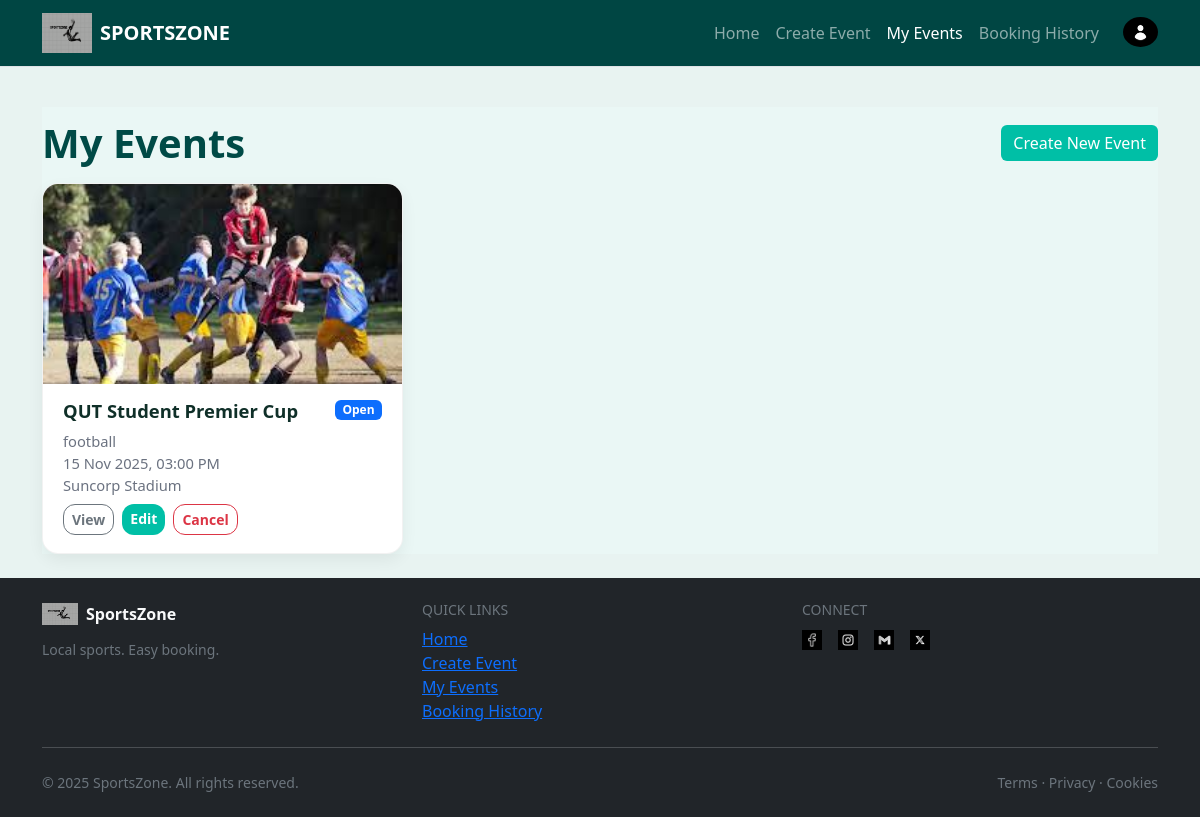
The page /my-events (signed in) on the database as committed earlier.
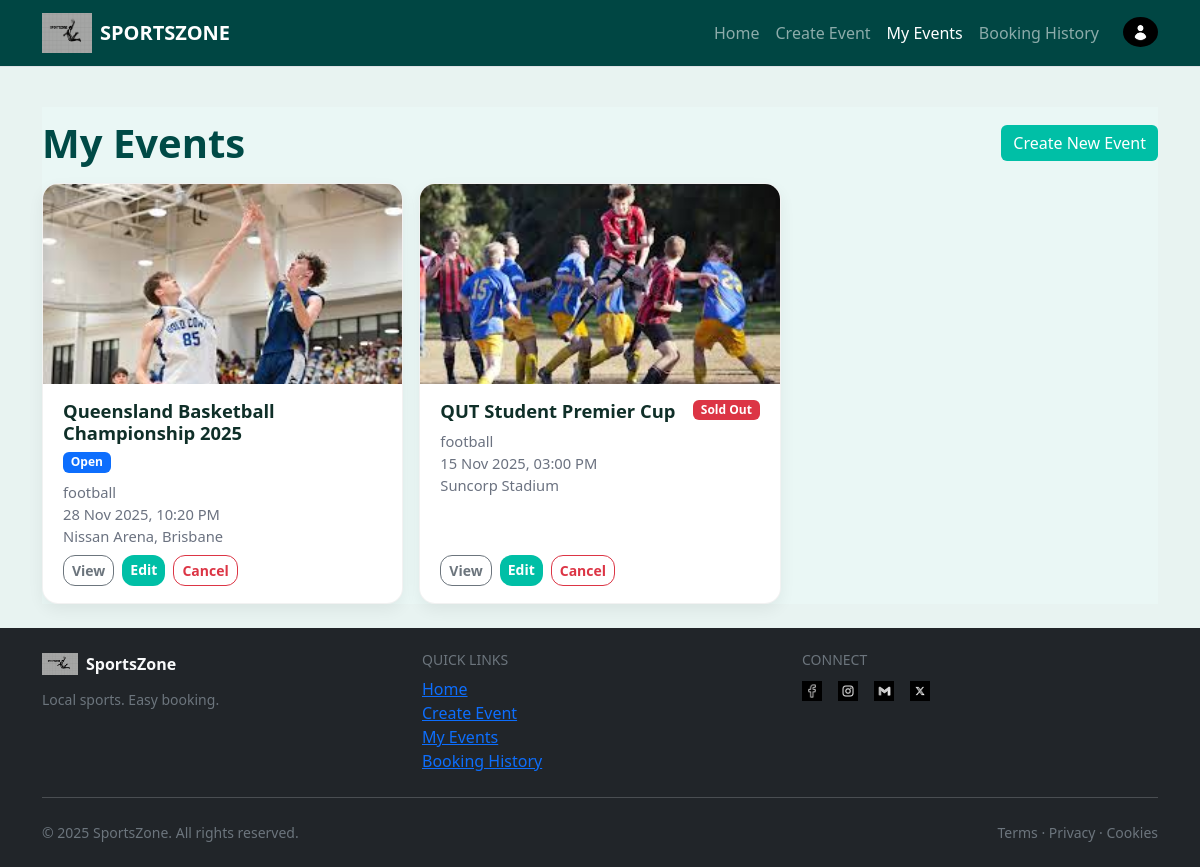
The same page on the database as committed later.
### SportsZone/models.py (models this page shows, shortened)
class Event(db.Model):
    __tablename__ = "events"
    id = db.Column(db.Integer, primary_key=True)
    user_id = db.Column(db.Integer, db.ForeignKey("users.id"), nullable=False)  # creator/owner
    venue_id = db.Column(db.Integer, db.ForeignKey("venues.id"))
    sports_type = db.Column(db.String(64), index=True)  # Football, Basketball, etc.
    event_title = db.Column(db.String(256), nullable=False)
    home_team_name = db.Column(db.String(64))
    away_team_name = db.Column(db.String(64))
    event_image = db.Column(db.String(256))  # filename in /static/img
    description = db.Column(db.Text)
    start_datetime = db.Column(db.DateTime, default=datetime.utcnow, nullable=False)
    end_datetime = db.Column(db.DateTime)
    status = db.Column(db.String(32), index=True, default="Open", nullable=False)
    total_tickets = db.Column(db.Integer, default=120, nullable=False)
    tickets_sold = db.Column(db.Integer, default=0, nullable=False)
    ticket_price = db.Column(db.Float, default=0.0, nullable=False)
    comments = db.relationship(
        "Comment", backref="event", lazy=True, cascade="all, delete-orphan"
    )
    bookings = db.relationship(
        "Booking", backref="event", lazy=True, cascade="all, delete-orphan"
    )

class Venue(db.Model):
    __tablename__ = "venues"
    id = db.Column(db.Integer, primary_key=True)
    venue_name = db.Column(db.String(128), nullable=False)
    venue_address = db.Column(db.String(256))
    capacity = db.Column(db.Integer)
    events = db.relationship("Event", backref="venue", lazy=True)

### SportsZone/views.py (the view)
@main_bp.route("/my-events", methods=["GET"], endpoint="my_events")
@login_required
def my_events():
    events = (
        Event.query.filter(Event.user_id == current_user.id)
        .order_by(Event.start_datetime.desc())
        .all()
    )
    return render_template("my_events.html", title="My Events", events=events)

### SportsZone/templates/my_events.html (shortened to what this page needs)
{% extends "base.html" %}
{% block body %}
<div class="my-events-page">
  <div class="d-flex align-items-center justify-content-between mb-3">
    <h1 class="page-title m-0">My Events</h1>
    <a href="{{ url_for('main.create_event') }}" class="btn btn-primary">Create New Event</a>
  </div>
  {% if events %}
    {% set badge_map = {'Open':'primary','Sold Out':'danger','Cancelled':'secondary','Inactive':'warning'} %}
    <div class="row g-3">
      {% for e in events %}
        <div class="col-12 col-md-6 col-lg-4">
          <article class="event-card">
            <div class="thumb-wrap">
              {% if e.event_image %}
                <img class="thumb" src="{{ url_for('static', filename='img/' ~ e.event_image) }}" alt="{{ e.event_title }}">
              {% else %}
                <div class="thumb d-flex align-items-center justify-content-center text-uppercase fw-bold"
                     style="background:#c8f6ef;color:#0f2f28;font-size:2rem;">
                  {{ e.event_title[:1] if e.event_title else 'E' }}
                </div>
              {% endif %}
            </div>
            <div class="body">
              <div class="d-flex align-items-start justify-content-between flex-wrap gap-2 mb-2">
                <h2 class="title">{{ e.event_title }}</h2>
                <span class="badge text-bg-{{ badge_map.get(e.status,'secondary') }}">{{ e.status }}</span>
              </div>
              <div class="meta">
                {{ e.sports_type or 'sport' }}<br>
                {% if e.start_datetime %}{{ e.start_datetime.strftime('%d %b %Y, %I:%M %p') }}{% endif %}<br>
                {% if e.venue %}{{ e.venue.venue_name }}{% endif %}
              </div>
            </div>
            <div class="card-footer">
              <div class="actions d-flex flex-wrap gap-2">
                <a href="{{ url_for('main.view_event', event_id=e.id) }}"
                   class="btn btn-outline-secondary btn-sm">View</a>
                <a href="{{ url_for('main.create_event', event_id=e.id) }}"
                   class="btn btn-primary btn-sm">Edit</a>
                <form method="POST"
                      action="{{ url_for('main.cancel_event', event_id=e.id) }}"
                      onsubmit="return confirm('Cancel this event? This will stop further bookings.');"
                      class="d-inline">
                  <button class="btn btn-outline-danger btn-sm"
                          {% if e.status == 'Cancelled' %}disabled{% endif %}>
                    Cancel
                  </button>
                </form>
              </div>
            </div>
          </article>
        </div>
      {% endfor %}
    </div>
  {% else %}
    <div class="alert alert-info mt-3">You haven’t created any events yet.</div>
  {% endif %}
</div>
{% endblock %}

### SportsZone/templates/base.html (shortened to what this page needs)
<!doctype html>
<html lang="en">
<head>
  <link href="https://cdn.jsdelivr.net/npm/bootstrap@5.3.8/dist/css/bootstrap.min.css"
        rel="stylesheet"
>
  <link rel="stylesheet" href="{{ url_for('static', filename='style.css') }}">
</head>
<body class="d-flex flex-column min-vh-100">
<header>
  <nav class="navbar navbar-expand-lg navbar-dark sportszone-nav border-bottom sticky-top">
    <div class="container">
      <a class="navbar-brand d-flex align-items-center gap-2" href="{{ url_for('main.index') }}">
        <img src="{{ url_for('static', filename='img/logoweb.png') }}" alt="SportsZone logo" width="50" height="40">
        <span class="fw-bold">SPORTSZONE</span>
      </a>
      <div class="collapse navbar-collapse" id="nav">
        <ul class="navbar-nav ms-auto">
          <li class="nav-item">
            <a class="nav-link {% if request.endpoint=='main.index' %}active{% endif %}"
               href="{{ url_for('main.index') }}">Home</a>
          </li>
          <li class="nav-item">
            <a class="nav-link {% if request.endpoint=='main.create_event' %}active{% endif %}"
               href="{{ url_for('main.create_event') }}">Create Event</a>
          </li>
          {% if current_user.is_authenticated %}
          <li class="nav-item">
            <a class="nav-link {% if request.endpoint=='main.my_events' %}active{% endif %}"
               href="{{ url_for('main.my_events') }}">My Events</a>
          </li>
          {% endif %}
          <li class="nav-item">
            <a class="nav-link {% if request.endpoint=='main.booking' %}active{% endif %}"
               href="{{ url_for('main.booking') }}">Booking History</a>
          </li>
          <li class="nav-item dropdown ms-3 mt-1">
            <a class="nav-link d-flex align-items-center p-0" href="#" role="button"
               data-bs-toggle="dropdown" aria-expanded="false" title="Account">
              <img src="{{ url_for('static', filename='img/acct.jpg') }}" alt="Account" width="35" height="30"
                   class="rounded-circle" style="object-fit:cover;">
            </a>
          </li>
        </ul>
      </div>
    </div>
  </nav>
</header>
<main class="container py-4">
  {% block body %}{% endblock %}
</main>
<footer class="bg-dark text-light mt-auto">
  <div class="container py-4">
    <div class="row g-4 align-items-start">
      <div class="col-12 col-md-4">
        <a class="d-inline-flex align-items-center gap-2 text-decoration-none text-light" href="{{ url_for('main.index') }}">
          <img src="{{ url_for('static', filename='img/logoweb.png') }}" alt="SportsZone" width="36" height="22">
          <strong>SportsZone</strong>
        </a>
        <p class="text-secondary small mb-0 mt-2">Local sports. Easy booking.</p>
      </div>
      <div class="col-6 col-md-4">
        <h6 class="text-uppercase small text-secondary mb-2">Quick links</h6>
        <ul class="list-unstyled mb-0">
          <li><a class="footer-link" href="{{ url_for('main.index') }}">Home</a></li>
          <li><a class="footer-link" href="{{ url_for('main.create_event') }}">Create Event</a></li>
          {% if current_user.is_authenticated %}
          <li><a class="footer-link" href="{{ url_for('main.my_events') }}">My Events</a></li>
          {% endif %}
          <li><a class="footer-link" href="{{ url_for('main.booking') }}">Booking History</a></li>
        </ul>
      </div>
      <div class="col-6 col-md-4">
        <h6 class="text-uppercase small text-secondary mb-2">Connect</h6>
        <div class="d-flex gap-3">
          <a class="footer-icon" href="#"><img src="{{ url_for('static', filename='img/FB.jpg') }}" width="20" alt="Facebook"></a>
          <a class="footer-icon" href="#"><img src="{{ url_for('static', filename='img/insta.jpg') }}" width="20" alt="Instagram"></a>
          <a class="footer-icon" href="#"><img src="{{ url_for('static', filename='img/GMAIL.jpg') }}" width="20" alt="Gmail"></a>
          <a class="footer-icon" href="#"><img src="{{ url_for('static', filename='img/twitter.jpg') }}" width="20" alt="X"></a>
        </div>
      </div>
    </div>
    <hr class="border-secondary-subtle my-4">
    <div class="d-flex flex-column flex-sm-row justify-content-between align-items-start gap-2">
      <small class="text-secondary">© 2025 SportsZone. All rights reserved.</small>
      <small class="text-secondary">Terms · Privacy · Cookies</small>
    </div>
  </div>
</footer>
</body>
</html>

### SportsZone/static/style.css (style rules this page uses)
body { background-color: #E8F3F1; color: #0F2F28; }
.navbar { background-color: #004643; }
.btn-primary { background-color: #00A896; border-color: #00A896; }
.my-events-page { padding-top: .75rem; background: #eaf7f5; }
.my-events-page .page-title { font-weight: 800; color: #004a46; margin-bottom: 1rem; }
.my-events-page .event-card { border: 1px solid rgba(0,0,0,.05); border-radius: 16px; overflow: hidden; background: #fff; box-shadow: 0 6px 16px rgba(0,0,0,.06); transition: transform .18s ease, box-shadow .18s ease; height: 100%; display: flex; flex-direction: column; }
.my-events-page .thumb-wrap { position: relative; min-height: 200px; background: #eaf7f5; }
.my-events-page .thumb { position: absolute; inset: 0; width: 100%; height: 100%; object-fit: cover; }
.my-events-page .body { padding: 1rem 1.25rem .5rem; }
.my-events-page .title { font-size: 1.15rem; font-weight: 800; margin: 0; color: #0f2f28; }
.my-events-page .meta { margin-top: .35rem; color: #6b7280; font-size: .92rem; }
.my-events-page .badge { font-weight: 700; }
.my-events-page .card-footer { background: transparent; border-top: 0; padding: 0 1.25rem 1.1rem; margin-top: auto; }
.my-events-page .actions .btn { border-radius: 12px; font-weight: 600; }
.my-events-page .btn-primary { background: #00bfa6; border: none; }

Rows that differ between the two databases and show on the page:
added Event: event_image (picture), event_title "Queensland Basketball Championship 2025", status "Open", sports_type "football", start_datetime "28 Nov 2025, 10:20 PM", venue.venue_name "Nissan Arena, Brisbane"
changed Event "QUT Student Premier Cup": status "Open" → "Sold Out"
